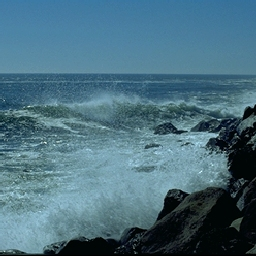
#> input picture Decision Tree and Random Forest/Scene Classification/4scenes/coast_bea20.jpg, 256 x 256 px; its folder holds only this picture in this run
$ python train_and_test.py --dataset 4scenes   (older library calls are emulated)
#> lines starting #> are read from the running program, lines starting #| are printed output that depends on the picture
#> further down, image is the input picture: shape (256, 256, 3); mean B, G, R 126.7, 111.2, 74.5
# USAGE
# python train_and_test.py --dataset 4scenes

# import the necessary packages
from __future__ import print_function
from sklearn.metrics import classification_report
from sklearn.ensemble import RandomForestClassifier
from sklearn.tree import DecisionTreeClassifier
from imutils import paths
import numpy as np
import argparse
import mahotas
import cv2
import sklearn

# handle older versions of sklearn
if int((sklearn.__version__).split(".")[1]) < 18:
	from sklearn.cross_validation import train_test_split

# otherwise we're using at lease version 0.18
else:
	from sklearn.model_selection import train_test_split

def describe(image):
	# extract the mean and standard deviation from each channel of the image
	# in the HSV color space
	(means, stds) = cv2.meanStdDev(cv2.cvtColor(image, cv2.COLOR_BGR2HSV))
#> means = [97.59, 119.2, 126.8]; stds = [5.23, 51.5, 54.16]
	colorStats = np.concatenate([means, stds]).flatten()
#> colorStats = [97.59, 119.2, 126.8, 5.23, 51.5, 54.16]

	# extract Haralick texture features
	gray = cv2.cvtColor(image, cv2.COLOR_BGR2GRAY)
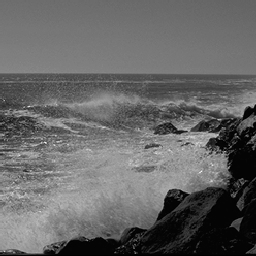
#> gray: shape (256, 256); min 0, max 248, mean 102
#> (the run stopped early here; a loop or call above may not have finished)

$ run again, on Decision Tree and Random Forest/Scene Classification/4scenes/coast_cdmc873.jpg
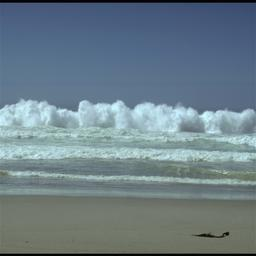
#> input picture Decision Tree and Random Forest/Scene Classification/4scenes/coast_cdmc873.jpg, 256 x 256 px
#> image is the input picture: shape (256, 256, 3); mean B, G, R 136.7, 126.8, 108.3
#> means = [87.55, 63.2, 139.7]; stds = [24.68, 37.49, 35.83]
#> colorStats = [87.55, 63.2, 139.7, 24.68, 37.49, 35.83]
#> in describe, `gray = cv2.cvtColor(image, cv2.COLOR_BGR2GRAY)`:
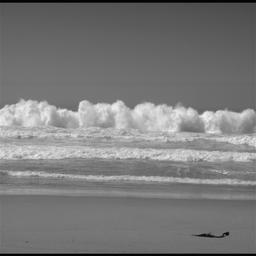
#> gray: shape (256, 256); min 1, max 242, mean 122.4

$ run again, on Decision Tree and Random Forest/Scene Classification/4scenes/coast_cdmc976.jpg
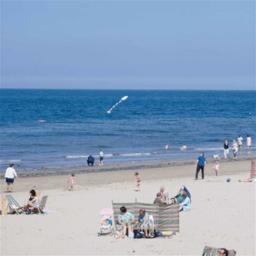
#> input picture Decision Tree and Random Forest/Scene Classification/4scenes/coast_cdmc976.jpg, 256 x 256 px
#> image is the input picture: shape (256, 256, 3); mean B, G, R 188.9, 162.1, 139.1
#> means = [90.21, 77.29, 191.3]; stds = [47.01, 60.07, 28.08]
#> colorStats = [90.21, 77.29, 191.3, 47.01, 60.07, 28.08]
#> in describe, `gray = cv2.cvtColor(image, cv2.COLOR_BGR2GRAY)`:
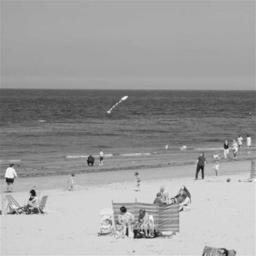
#> gray: shape (256, 256); min 7, max 253, mean 158.3
